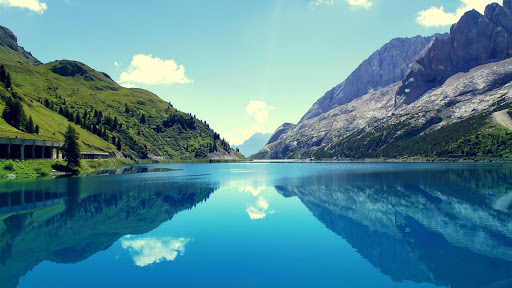
#> input picture images/hd.jpg, 512 x 288 px; its folder holds only this picture in this run
$ python -i picture_amalgamation.py   (imports and definitions only)
#> lines starting #> are read from the running program, lines starting #| are printed output that depends on the picture
from PIL import Image
from PIL import ImageStat
from os import listdir
import tkinter

def amalgamate(base_path, dir_path=None, box_size=100):

#> called with base_path = 'images/hd.jpg', box_size = 100
    base_img = Image.open(base_path)
#> base_img is the input picture: PIL image 512x288 RGB; mean R, G, B 81.6, 136.1, 149.5
    if base_img.mode != 'RGBA':
        base_img = base_img.convert('RGBA')
#> base_img: PIL image 512x288 RGBA

    w, h = base_img.size
#> w = 512; h = 288
    w = (w // 100) * 100
#> w = 500
    h = (h // 100) * 100
#> h = 200

    root = tkinter.Tk()
    max_width = root.winfo_screenwidth()
    max_height = root.winfo_screenheight()
    root.destroy()

    if w > max_width or h > max_height:
        w = 1400
        h = 900
        w = (w // 100) * 100
        h = (h // 100) * 100

    base_img = base_img.resize((w, h))
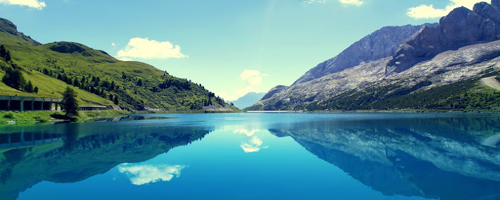
#> base_img: PIL image 500x200 RGBA; mean R, G, B, A 81.7, 136.1, 149.5, 255

    new_img = Image.new('RGBA', (w, h))
#> new_img: PIL image 500x200 RGBA; every value is 0
    mask_alpha = 150
    pics_required = (w // box_size) * (h // box_size)
#> pics_required = 10
    img_arr = [[0 for i in range((w // box_size))] for j in range((h // box_size))]
#> img_arr = [[0, 0, 0, 0, 0], [0, 0, 0, 0, 0]]
    img_arr_files = [[0 for i in range((w // box_size))] for j in range((h // box_size))]

    if dir_path:
        image_list = listdir(dir_path)
        index = 0

    row = 0
    for x in range((w // box_size)):
        x_off = x * box_size
        col = 0
        for y in range((h // box_size)):
            y_off = y * box_size
            box = (x_off, y_off, x_off + box_size, y_off + box_size)
            window = base_img.crop(box)
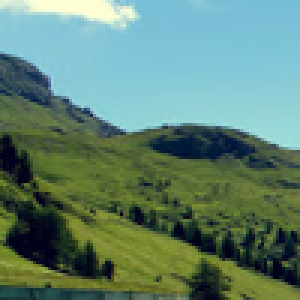
#> window: PIL image 100x100 RGBA (shown 3 times larger); mean R, G, B, A 97.1, 131.5, 114.3, 255

            stats = ImageStat.Stat(window).mean
#> stats = [97.05, 131.5, 114.3, 255]
            mean = tuple(map(int, stats[:3])) + (mask_alpha,)
#> mean = (97, 131, 114, 150)

            mask = Image.new('RGBA', (box_size, box_size), mean)
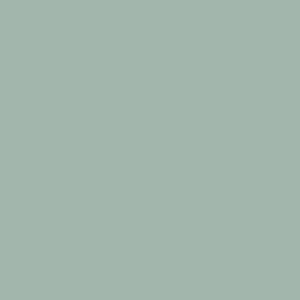
#> mask: PIL image 100x100 RGBA (shown 3 times larger); mean R, G, B, A 97, 131, 114, 150; transparent parts drawn white
            file = ""

            if not dir_path:
                base = base_img.copy()
                base = base.resize((box_size, box_size))
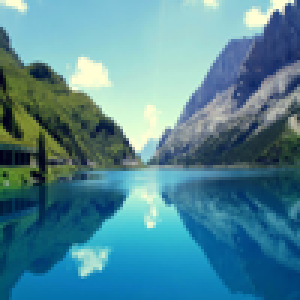
#> base: PIL image 100x100 RGBA (shown 3 times larger); mean R, G, B, A 81.7, 136.1, 149.5, 255
            else:
                try:
                    file = dir_path + image_list[index]
                    base = Image.open(dir_path + image_list[index])
                    base = base.resize((box_size, box_size))
                    base = base.convert('RGBA')
                    index += 1
                except:
                    index += 1
                    if index == len(image_list):
                        index = 0
                    continue

                if index == len(image_list):
                    index = 0

            comp = Image.alpha_composite(base, mask)
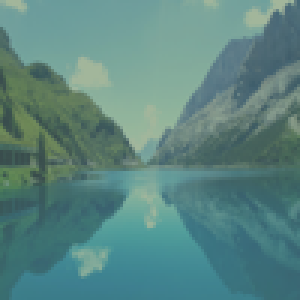
#> comp: PIL image 100x100 RGBA (shown 3 times larger); mean R, G, B, A 90.7, 133.1, 128.6, 255
            img_arr[col][row] = comp
            img_arr_files[col][row] = file
            new_img.paste(comp, box)
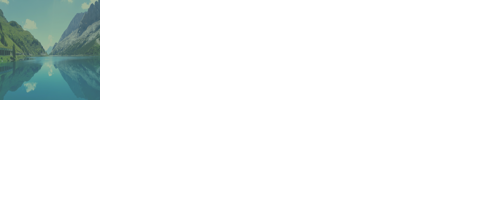
#> new_img: PIL image 500x200 RGBA; mean R, G, B, A 9.1, 13.3, 12.9, 25.5; transparent parts drawn white

            col += 1
        row += 1
    return new_img, img_arr, img_arr_files

>>> result = amalgamate('images/hd.jpg')
